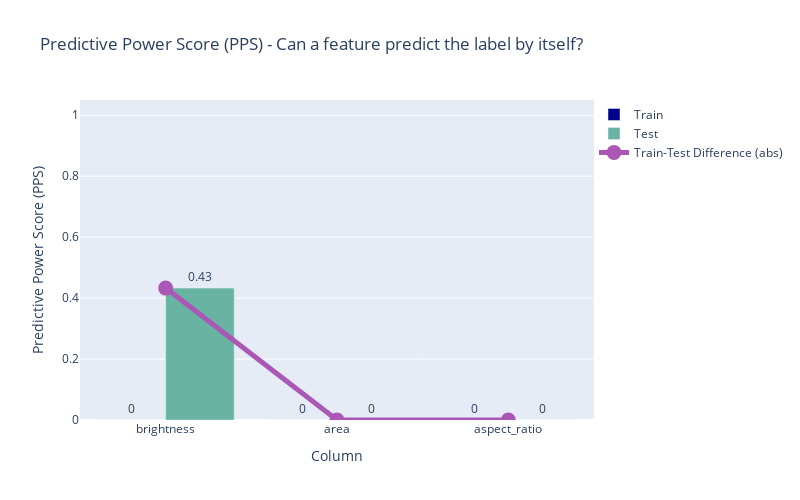

Notebook code cell kept with this figure:
### Markdown cell above
### Re-run after bias

### Code cell
check = SimpleFeatureContributionTrainTest()
check.run(train_ds, test_ds)

### Figure 1 — Plotly figure (JSON) as saved in the notebook; plotly's stock layout.template omitted (floating-point values rounded to 4 significant figures)
{"data": [{"marker": {"color": "darkblue"}, "name": "Train", "text": [0, 0, 0], "textposition": "outside", "type": "bar", "x": ["brightness", "area", "aspect_ratio"], "y": [0, 0, 0]}, {"marker": {"color": "#69b3a2"}, "name": "Test", "text": [0.43, 0, 0], "textposition": "outside", "type": "bar", "x": ["brightness", "area", "aspect_ratio"], "y": [0.4328, 0, 0]}, {"line": {"color": "#aa57b5", "width": 5}, "marker": {"size": 15, "symbol": "circle"}, "name": "Train-Test Difference (abs)", "type": "scatter", "x": ["brightness", "area", "aspect_ratio"], "y": [0.4328, 0, 0]}], "layout": {"barmode": "group", "height": 500, "legend": {"x": 1, "y": 1}, "title": {"text": "Predictive Power Score (PPS) - Can a feature predict the label by itself?"}, "width": 800, "xaxis": {"autorange": true, "range": [-0.5, 2.5], "title": {"text": "Column"}, "type": "category"}, "yaxis": {"range": [0, 1.05], "title": {"text": "Predictive Power Score (PPS)"}, "type": "linear"}}}
